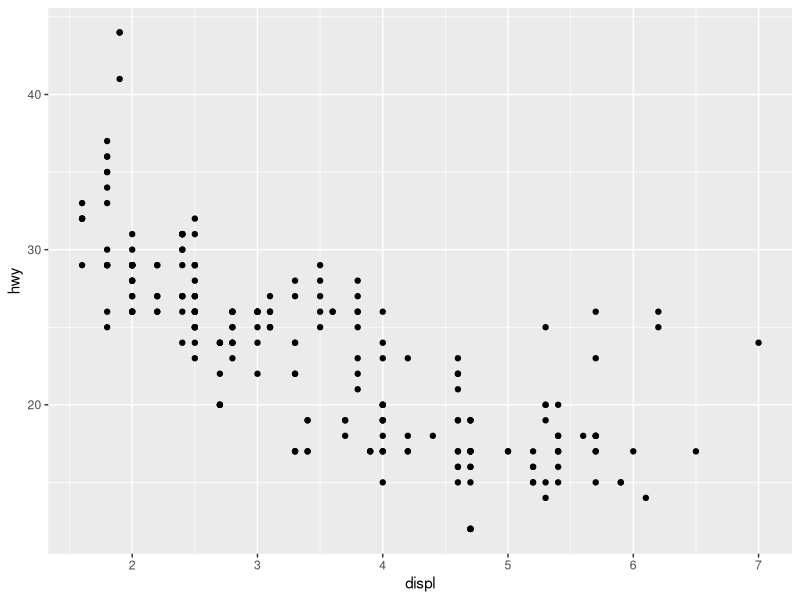
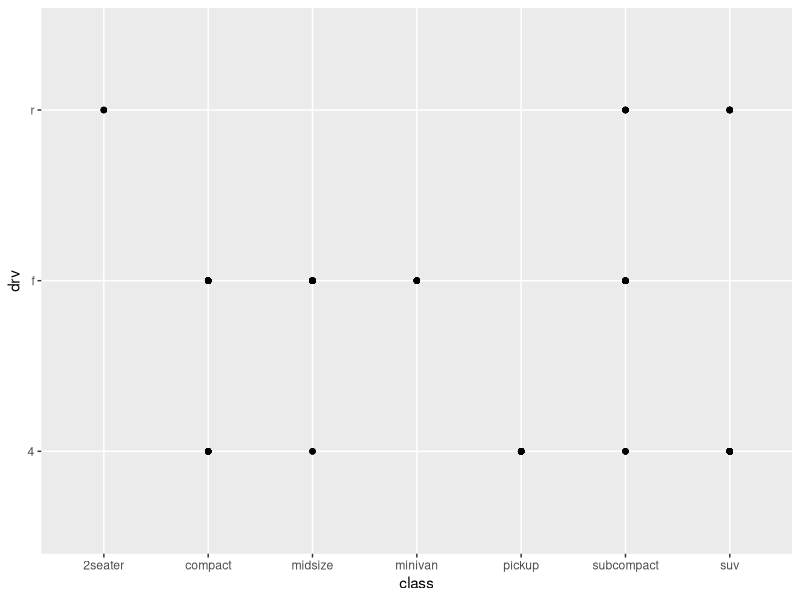
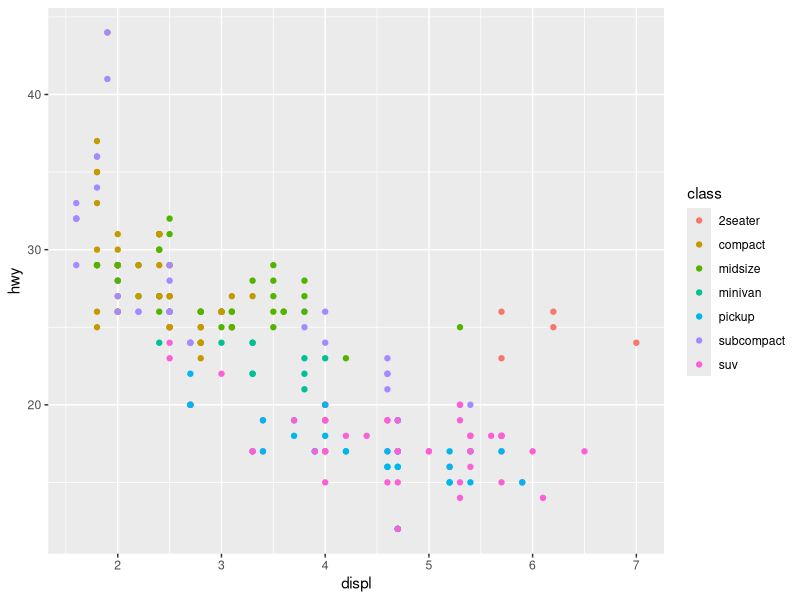
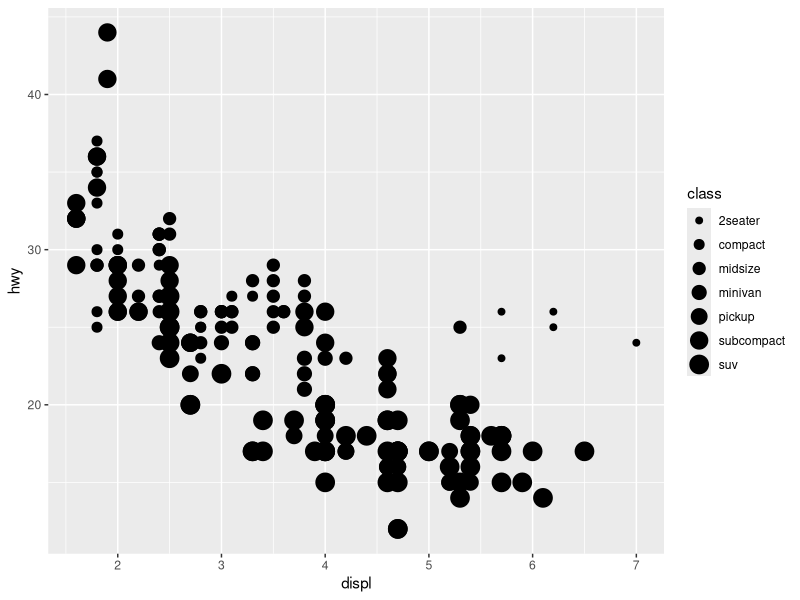
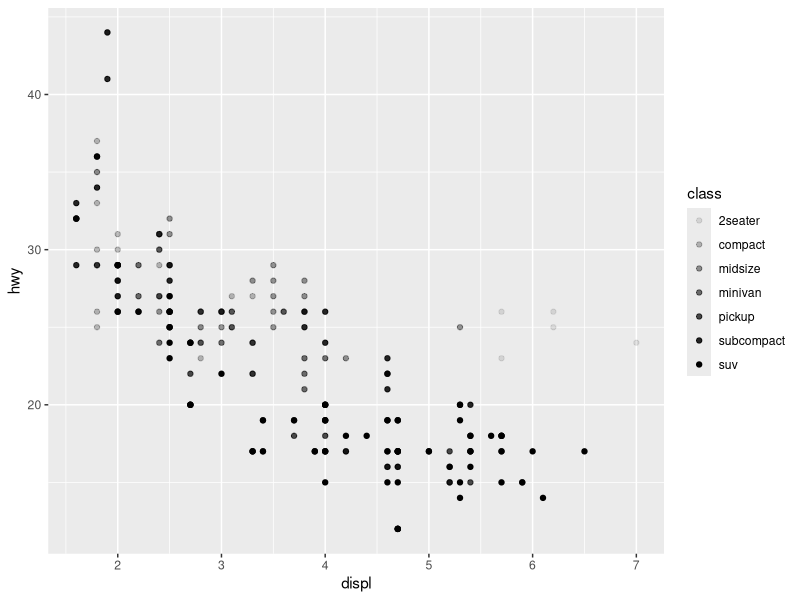
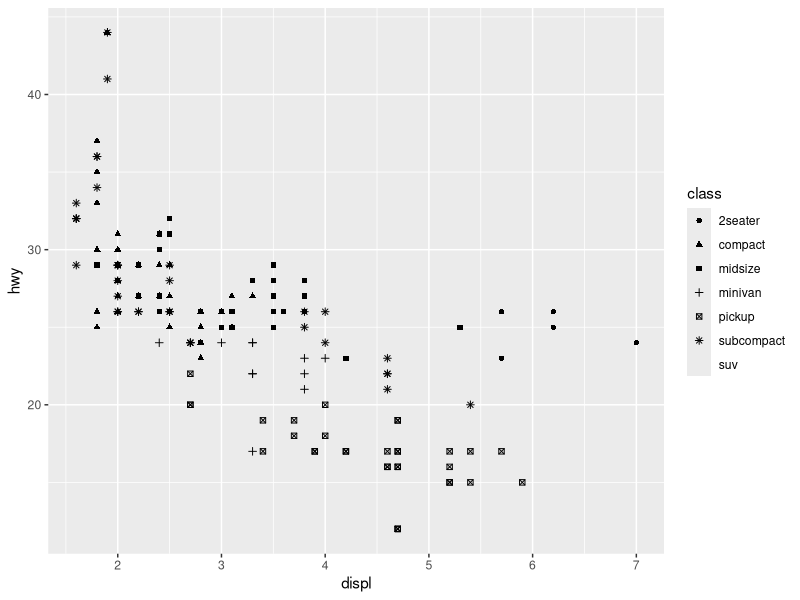
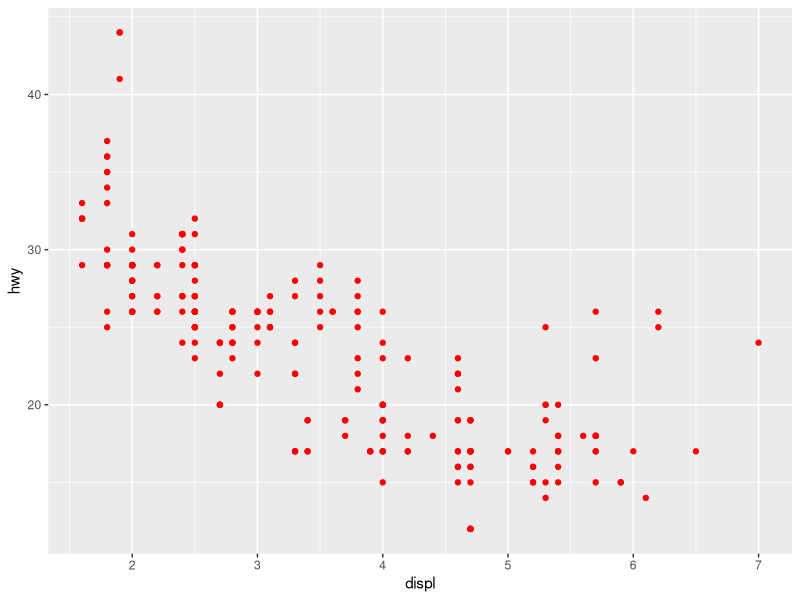
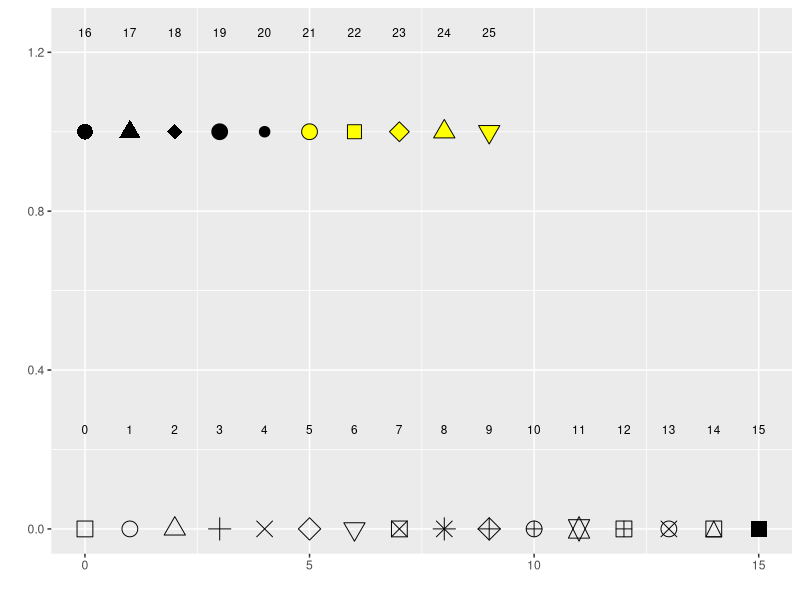

R code for these plots, in order:
## ---- chunk 1
library(tidyverse)
## ---- chunk 2
head(mpg)
ggplot(data = mpg) + 
  geom_point(mapping = aes(x = displ, y = hwy))
## ---- chunk 3
#ggplot(data = <DATA_FRAME>) +
#  <GEOM_FUNCTION>(mapping = aes(<MAPPINGS>))

ggplot(data = mpg) +
  geom_point(mapping = aes(x = class, y = drv))

## ---- chunk 4
ggplot(data = mpg) +
  geom_point(mapping = aes(x = displ, y = hwy, color = class))
## ---- chunk 5
ggplot(data = mpg) +
  geom_point(mapping = aes(x = displ, y = hwy, size = class))
## ---- chunk 6
ggplot(data = mpg) +
  geom_point(mapping = aes(x = displ, y = hwy, alpha = class))

## ---- chunk 7
ggplot(data = mpg) +
  geom_point(mapping = aes(x = displ, y = hwy, shape = class))
## ---- chunk 8
ggplot(data = mpg) + 
  geom_point(mapping = aes(x = displ, y = hwy), color = "red")
## ---- chunk 9
#sacado de la red
d=data.frame(p=c(0:25))
ggplot() +
  scale_y_continuous(name="") +
  scale_x_continuous(name="") +
  scale_shape_identity() +
  geom_point(data=d, mapping=aes(x=p%%16, y=p%/%16, shape=p), size=5, fill="yellow") +
  geom_text(data=d, mapping=aes(x=p%%16, y=p%/%16+0.25, label=p), size=3)
## ---- chunk 10
ggplot(data = mpg) + 
  geom_point(mapping = aes(x = displ, y = hwy), 
             shape = 23, size = 10, color = "red", 
             fill = 'yellow')
## ---- chunk 11
ggplot(data = mpg) + 
  geom_point(mapping = aes(x=displ, y = hwy, color = displ<5))
## ---- chunk 12
#facet_wrap(~<FORMULA_VARIABLE>): la variable debe ser discreta
ggplot(data = mpg) +
  geom_point(mapping = aes(x = displ, y = hwy)) +
  facet_wrap(~class, nrow = 3)
## ---- chunk 13
ggplot(data = mpg) +
  geom_point(mapping = aes(x = displ, y = hwy)) +
  facet_wrap(~displ, nrow = 3)
## ---- chunk 14
ggplot(data = mpg) +
  geom_point(mapping = aes(x=displ, y = hwy)) +
  facet_grid(drv~cyl)
## ---- chunk 15
ggplot(data = mpg) +
  geom_point(mapping = aes(x=displ, y = hwy)) +
  facet_grid(.~cyl)
## ---- chunk 16
ggplot(data = mpg) +
  geom_point(mapping = aes(x=displ, y = hwy)) +
  facet_grid(drv~.)
## ---- chunk 17
ggplot(data = mpg) + 
  geom_point(mapping = aes(x=displ, y =hwy))
## ---- chunk 18
ggplot(data = mpg) + 
  geom_smooth(mapping = aes(x=displ, y = hwy))
## ---- chunk 19
ggplot(data = mpg) + 
  geom_smooth(mapping = aes(x=displ, y = hwy, linetype = drv))
## ---- chunk 20
ggplot(data = mpg) + 
  geom_point(mapping = aes(x=displ, y=hwy, color = drv)) +
  geom_smooth(mapping = aes(x=displ, y = hwy, linetype = drv, color = drv))
## ---- chunk 21
ggplot(data = mpg) + 
  geom_smooth(mapping = aes(x=displ, y=hwy))
## ---- chunk 22
ggplot(data = mpg) + 
  geom_smooth(mapping = aes(x=displ, y=hwy, group = drv, color = drv),
              show.legend = T)

## ---- chunk 23
ggplot(data = mpg, mapping = aes(x=displ, y=hwy)) +
  geom_point(mapping = aes(shape = class)) + 
  geom_smooth(mapping = aes(color = drv))

## ---- chunk 24
ggplot(data = mpg, mapping = aes(x=displ, y = hwy)) + 
  geom_point(mapping = aes(color = class)) + 
  geom_smooth(data = filter(mpg, class == "suv"), se = F)
## ---- chunk 25
ggplot(data = mpg, mapping = aes(x=displ, y = hwy,color = drv)) + 
  geom_point() + 
  geom_smooth( se = F)
## ---- chunk 26
ggplot(data = mpg, mapping = aes(x=displ, y = hwy)) + 
  geom_point() + 
  geom_smooth()
## ---- chunk 27
ggplot(data = mpg) + 
  geom_point(mapping = aes(x=displ, y = hwy)) + 
  geom_smooth(mapping = aes(x=displ, y = hwy))
## ---- chunk 28
ggplot(data = mpg, mapping = aes(x=displ, y = hwy)) + 
  geom_point() + 
  geom_smooth(se=F)
## ---- chunk 29
ggplot(data = mpg, mapping = aes(x=displ, y = hwy)) + 
  geom_point() + 
  geom_smooth(mapping = aes(group=drv), se=F)
## ---- chunk 30
ggplot(data = mpg, mapping = aes(x=displ, y = hwy, col=drv)) + 
  geom_point() + 
  geom_smooth( se=F)
## ---- chunk 31
ggplot(data = mpg, mapping = aes(x=displ, y = hwy)) + 
  geom_point(mapping = aes(col=drv, shape = drv)) + 
  geom_smooth( se=F)
## ---- chunk 32
ggplot(data = mpg, mapping = aes(x=displ, y = hwy) ) + 
  geom_point(mapping = aes(col=drv, shape = drv)) + 
  geom_smooth(mapping = aes(linetype = drv), se=F)
## ---- chunk 33
ggplot(data = mpg, mapping = aes(x=displ, y = hwy) ) + 
  geom_point(mapping = aes(fill = drv), size = 4, 
             shape = 23, col = "white", stroke = 2) 
## ---- chunk 34
head(diamonds)
## ---- chunk 35
ggplot(data = diamonds) + 
  geom_bar(mapping = aes(x = cut))


ggplot(data = diamonds)+
  stat_count(mapping = aes(x=cut))
## ---- chunk 36
demo_diamonds <- tribble(
  ~cut,       ~freqs,
  "Fair",       1610,
  "Good",       4906,
  "Very Good", 12082,
  "Premium",   13791,
  "Ideal",     21551
)

## ---- chunk 37
ggplot(data = demo_diamonds) + 
  geom_bar(mapping = aes(x=cut, y = freqs), 
           stat = "identity")
## ---- chunk 38
ggplot(data = diamonds) + 
  geom_bar(mapping = aes(x = cut, y = ..prop.., group = 1))
## ---- chunk 39

ggplot(data = diamonds) + 
  stat_summary(
    mapping = aes(x = cut, y = depth),
    fun.ymin = min,
    fun.ymax = max, 
    fun.y = median
  )
## ---- chunk 40
ggplot(data = diamonds) + 
  geom_bar(mapping = aes(x = cut, colour = cut))
## ---- chunk 41
ggplot(data = diamonds) + 
  geom_bar(mapping = aes(x = cut, fill = cut))

## ---- chunk 42
ggplot(data = diamonds) + 
  geom_bar(mapping = aes(x = cut, fill = clarity))
## ---- chunk 43
ggplot(data = diamonds) + 
  geom_bar(mapping = aes(x = cut, fill = color))

## ---- chunk 44
ggplot(data = diamonds, mapping = aes(x = cut, fill = clarity)) + 
  geom_bar(alpha = 0.2, position = "identity")

## ---- chunk 45
ggplot(data = diamonds, mapping = aes(x = cut, colour = clarity)) + 
  geom_bar(fill = NA, position = "identity")
## ---- chunk 46
ggplot(data = diamonds, mapping = aes(x = cut, fill = clarity)) + 
  geom_bar(position = "fill")
## ---- chunk 47

ggplot(data = diamonds, mapping = aes(x = cut, fill = clarity)) + 
  geom_bar(position = "dodge")
## ---- chunk 48
ggplot(data = mpg, mapping = aes(x = displ, y = hwy)) + 
  geom_point( position = "jitter" )

## ---- chunk 49

ggplot(data = mpg, mapping = aes(x = displ, y = hwy)) + 
  geom_jitter()

## ---- chunk 50
#coord_flip() -> cambia los papeles de x e y
ggplot(data = mpg, mapping = aes(x=class, y = hwy)) + 
  geom_boxplot()
## ---- chunk 51
ggplot(data = mpg, mapping = aes(x=class, y = hwy)) + 
  geom_boxplot() + 
  coord_flip()
## ---- chunk 52
usa <- map_data("usa")

ggplot(usa, aes(long, lat, group = group)) + 
  geom_polygon(fill = "blue", color = "white") + 
  coord_quickmap()
## ---- chunk 53
italy <- map_data("italy")

ggplot(italy, aes(long, lat, group = group)) + 
  geom_polygon(fill = "blue", color = "white") + 
  coord_quickmap()
## ---- chunk 54

ggplot(data = diamonds) + 
  geom_bar(
    mapping = aes(x = cut, fill = cut),
    show.legend = F,
    width = 1
  ) +
  theme(aspect.ratio = 1) + 
  labs(x = NULL, y = NULL) + 
  coord_polar()
## ---- chunk 55

ggplot(data = mpg, mapping = aes(x = cty, y = hwy )) + 
  geom_point() + 
  geom_abline() + 
  coord_fixed()
## ---- chunk 56
ggplot(data = diamonds) + 
  geom_bar(mapping = aes(x = cut, fill = color))+ 
  theme(aspect.ratio = 1) + 
  labs(x = NULL, y = NULL) + 
  coord_polar()
## ---- chunk 57

#ggplot(data = <DATA_FRAME>) +
#  <GEOM_FUNCTION>(
#                  mapping = aes(<MAPPINGS>),
#                  stat = <STAT>,
#                  position = <POSITION>
#                 ) + 
#   <COORDINATE_FUNCTION>() + 
#   <FACET_FUNCTION>()

ggplot(data = diamonds) + 
  geom_bar(mapping = aes(x = clarity, fill = clarity, y = ..count..)) +
  coord_polar() +
  facet_wrap(~cut) +
  labs(x=NULL, y = NULL, title = "Ejemplo final de ggplot",
       caption = "Dos variables cruzadas de diamonds",
       subtitle="Aprender ggplot puede ser divertido")

